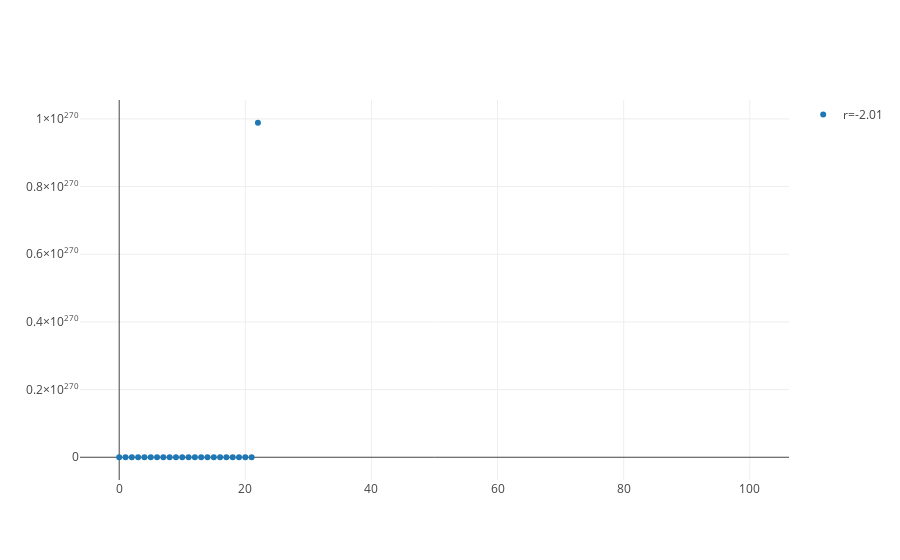

Notebook code for this chart:
### Markdown cell above
It appears that for $r<0$ the logistic map oscillates around $0$. The oscillation amplitude increases with $-r$.

### Code cell
x1 = logistic_map(0.1, -2.01, 100)

figure = go.Figure(data=[
    go.Scatter(x=np.arange(len(x1)), y=x1, mode='markers', name='r=-2.01')
], layout=go.Layout(showlegend=True))

py.init_notebook_mode(connected=True)
py.iplot(figure)

### Figure 1 — Plotly figure (JSON) as saved in the notebook; plotly's stock layout.template omitted (floating-point values rounded to 4 significant figures)
{"data": [{"mode": "markers", "name": "r=-2.01", "type": "scatter", "uid": "4d0e3a8e-e6d1-428d-bd87-a1352312ca1f", "x": [0, 1, 2, 3, 4, 5, 6, 7, 8, 9, 10, 11, 12, 13, 14, 15, 16, 17, 18, 19, 20, 21, 22, 23, 24, 25, 26, 27, 28, 29, 30, 31, 32, 33, 34, 35, 36, 37, 38, 39, 40, 41, 42, 43, 44, 45, 46, 47, 48, 49, 50, 51, 52, 53, 54, 55, 56, 57, 58, 59, 60, 61, 62, 63, 64, 65, 66, 67, 68, 69, 70, 71, 72, 73, 74, 75, 76, 77, 78, 79, 80, 81, 82, 83, 84, 85, 86, 87, 88, 89, 90, 91, 92, 93, 94, 95, 96, 97, 98, 99, 100], "y": [0.1, -0.1809, 0.4294, -0.4925, 1.477, 1.418, 1.19, 0.4539, -0.4982, 1.5, 1.509, 1.544, 1.686, 2.326, 6.202, 64.85, 8322.0, 139200000.0, 38944244331863940, 3.048e+33, 1.868e+67, 7.013e+134, 9.886e+269, null, null, null, null, null, null, null, null, null, null, null, null, null, null, null, null, null, null, null, null, null, null, null, null, null, null, null, null, null, null, null, null, null, null, null, null, null, null, null, null, null, null, null, null, null, null, null, null, null, null, null, null, null, null, null, null, null, null, null, null, null, null, null, null, null, null, null, null, null, null, null, null, null, null, null, null, null, null]}], "layout": {"showlegend": true}}
